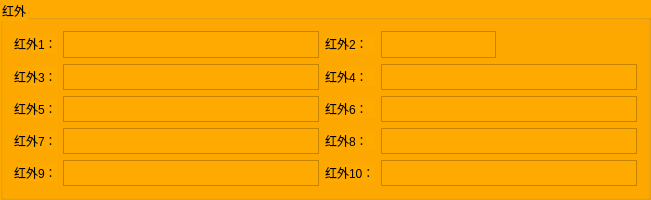
      <widget class="QGroupBox" name="groupBox_4">
       <property name="styleSheet">
        <string notr="true">background-color: rgb(255, 170, 0);</string>
       </property>
       <property name="title">
        <string>红外</string>
       </property>
       <layout class="QGridLayout" name="gridLayout_4">
        <item row="2" column="0">
         <widget class="QLabel" name="label_44">
          <property name="sizePolicy">
           <sizepolicy hsizetype="Expanding" vsizetype="Fixed">
            <horstretch>0</horstretch>
            <verstretch>0</verstretch>
           </sizepolicy>
          </property>
          <property name="text">
           <string>红外5：</string>
          </property>
         </widget>
        </item>
        <item row="3" column="2">
         <widget class="QLabel" name="label_47">
          <property name="sizePolicy">
           <sizepolicy hsizetype="Expanding" vsizetype="Fixed">
            <horstretch>0</horstretch>
            <verstretch>0</verstretch>
           </sizepolicy>
          </property>
          <property name="text">
           <string>红外8：</string>
          </property>
         </widget>
        </item>
        <item row="3" column="3">
         <widget class="QTextBrowser" name="irf8">
          <property name="sizePolicy">
           <sizepolicy hsizetype="Expanding" vsizetype="Fixed">
            <horstretch>0</horstretch>
            <verstretch>0</verstretch>
           </sizepolicy>
          </property>
          <property name="maximumSize">
           <size>
            <width>16777215</width>
            <height>26</height>
           </size>
          </property>
         </widget>
        </item>
        <item row="0" column="0">
         <widget class="QLabel" name="label_27">
          <property name="sizePolicy">
           <sizepolicy hsizetype="Expanding" vsizetype="Fixed">
            <horstretch>0</horstretch>
            <verstretch>0</verstretch>
           </sizepolicy>
          </property>
          <property name="text">
           <string>红外1：</string>
          </property>
         </widget>
        </item>
        <item row="0" column="3">
         <widget class="QTextBrowser" name="irf2">
          <property name="sizePolicy">
           <sizepolicy hsizetype="Expanding" vsizetype="Fixed">
            <horstretch>0</horstretch>
            <verstretch>0</verstretch>
           </sizepolicy>
          </property>
          <property name="maximumSize">
           <size>
            <width>115</width>
            <height>27</height>
           </size>
          </property>
         </widget>
        </item>
        <item row="0" column="2">
         <widget class="QLabel" name="label_28">
          <property name="sizePolicy">
           <sizepolicy hsizetype="Expanding" vsizetype="Fixed">
            <horstretch>0</horstretch>
            <verstretch>0</verstretch>
           </sizepolicy>
          </property>
          <property name="text">
           <string>红外2：</string>
          </property>
         </widget>
        </item>
        <item row="1" column="0">
         <widget class="QLabel" name="label_29">
          <property name="sizePolicy">
           <sizepolicy hsizetype="Expanding" vsizetype="Fixed">
            <horstretch>0</horstretch>
            <verstretch>0</verstretch>
           </sizepolicy>
          </property>
          <property name="text">
           <string>红外3：</string>
          </property>
         </widget>
        </item>
        <item row="1" column="1">
         <widget class="QTextBrowser" name="irf3">
          <property name="sizePolicy">
           <sizepolicy hsizetype="Expanding" vsizetype="Fixed">
            <horstretch>0</horstretch>
            <verstretch>0</verstretch>
           </sizepolicy>
          </property>
          <property name="maximumSize">
           <size>
            <width>16777215</width>
            <height>26</height>
           </size>
          </property>
         </widget>
        </item>
        <item row="1" column="3">
         <widget class="QTextBrowser" name="irf4">
          <property name="sizePolicy">
           <sizepolicy hsizetype="Expanding" vsizetype="Fixed">
            <horstretch>0</horstretch>
            <verstretch>0</verstretch>
           </sizepolicy>
          </property>
          <property name="maximumSize">
           <size>
            <width>16777215</width>
            <height>26</height>
           </size>
          </property>
         </widget>
        </item>
        <item row="0" column="1">
         <widget class="QTextBrowser" name="irf1">
          <property name="sizePolicy">
           <sizepolicy hsizetype="Expanding" vsizetype="Fixed">
            <horstretch>0</horstretch>
            <verstretch>0</verstretch>
           </sizepolicy>
          </property>
          <property name="maximumSize">
           <size>
            <width>16777215</width>
            <height>27</height>
           </size>
          </property>
         </widget>
        </item>
        <item row="1" column="2">
         <widget class="QLabel" name="label_30">
          <property name="sizePolicy">
           <sizepolicy hsizetype="Expanding" vsizetype="Fixed">
            <horstretch>0</horstretch>
            <verstretch>0</verstretch>
           </sizepolicy>
          </property>
          <property name="text">
           <string>红外4：</string>
          </property>
         </widget>
        </item>
        <item row="2" column="2">
         <widget class="QLabel" name="label_45">
          <property name="sizePolicy">
           <sizepolicy hsizetype="Expanding" vsizetype="Fixed">
            <horstretch>0</horstretch>
            <verstretch>0</verstretch>
           </sizepolicy>
          </property>
          <property name="text">
           <string>红外6：</string>
          </property>
         </widget>
        </item>
        <item row="2" column="1">
         <widget class="QTextBrowser" name="irf5">
          <property name="sizePolicy">
           <sizepolicy hsizetype="Expanding" vsizetype="Fixed">
            <horstretch>0</horstretch>
            <verstretch>0</verstretch>
           </sizepolicy>
          </property>
          <property name="maximumSize">
           <size>
            <width>16777215</width>
            <height>26</height>
           </size>
          </property>
         </widget>
        </item>
        <item row="3" column="1">
         <widget class="QTextBrowser" name="irf7">
          <property name="sizePolicy">
           <sizepolicy hsizetype="Expanding" vsizetype="Fixed">
            <horstretch>0</horstretch>
            <verstretch>0</verstretch>
           </sizepolicy>
          </property>
          <property name="maximumSize">
           <size>
            <width>16777215</width>
            <height>26</height>
           </size>
          </property>
         </widget>
        </item>
        <item row="2" column="3">
         <widget class="QTextBrowser" name="irf6">
          <property name="sizePolicy">
           <sizepolicy hsizetype="Expanding" vsizetype="Fixed">
            <horstretch>0</horstretch>
            <verstretch>0</verstretch>
           </sizepolicy>
          </property>
          <property name="maximumSize">
           <size>
            <width>16777215</width>
            <height>26</height>
           </size>
          </property>
         </widget>
        </item>
        <item row="3" column="0">
         <widget class="QLabel" name="label_46">
          <property name="sizePolicy">
           <sizepolicy hsizetype="Expanding" vsizetype="Fixed">
            <horstretch>0</horstretch>
            <verstretch>0</verstretch>
           </sizepolicy>
          </property>
          <property name="text">
           <string>红外7：</string>
          </property>
         </widget>
        </item>
        <item row="4" column="0">
         <widget class="QLabel" name="label_48">
          <property name="sizePolicy">
           <sizepolicy hsizetype="Expanding" vsizetype="Fixed">
            <horstretch>0</horstretch>
            <verstretch>0</verstretch>
           </sizepolicy>
          </property>
          <property name="text">
           <string>红外9：</string>
          </property>
         </widget>
        </item>
        <item row="4" column="1">
         <widget class="QTextBrowser" name="irf9">
          <property name="sizePolicy">
           <sizepolicy hsizetype="Expanding" vsizetype="Fixed">
            <horstretch>0</horstretch>
            <verstretch>0</verstretch>
           </sizepolicy>
          </property>
          <property name="maximumSize">
           <size>
            <width>16777215</width>
            <height>26</height>
           </size>
          </property>
         </widget>
        </item>
        <item row="4" column="2">
         <widget class="QLabel" name="label_49">
          <property name="sizePolicy">
           <sizepolicy hsizetype="Expanding" vsizetype="Fixed">
            <horstretch>0</horstretch>
            <verstretch>0</verstretch>
           </sizepolicy>
          </property>
          <property name="text">
           <string>红外10：</string>
          </property>
         </widget>
        </item>
        <item row="4" column="3">
         <widget class="QTextBrowser" name="irfA">
          <property name="sizePolicy">
           <sizepolicy hsizetype="Expanding" vsizetype="Fixed">
            <horstretch>0</horstretch>
            <verstretch>0</verstretch>
           </sizepolicy>
          </property>
          <property name="maximumSize">
           <size>
            <width>16777215</width>
            <height>26</height>
           </size>
          </property>
         </widget>
        </item>
       </layout>
      </widget>
